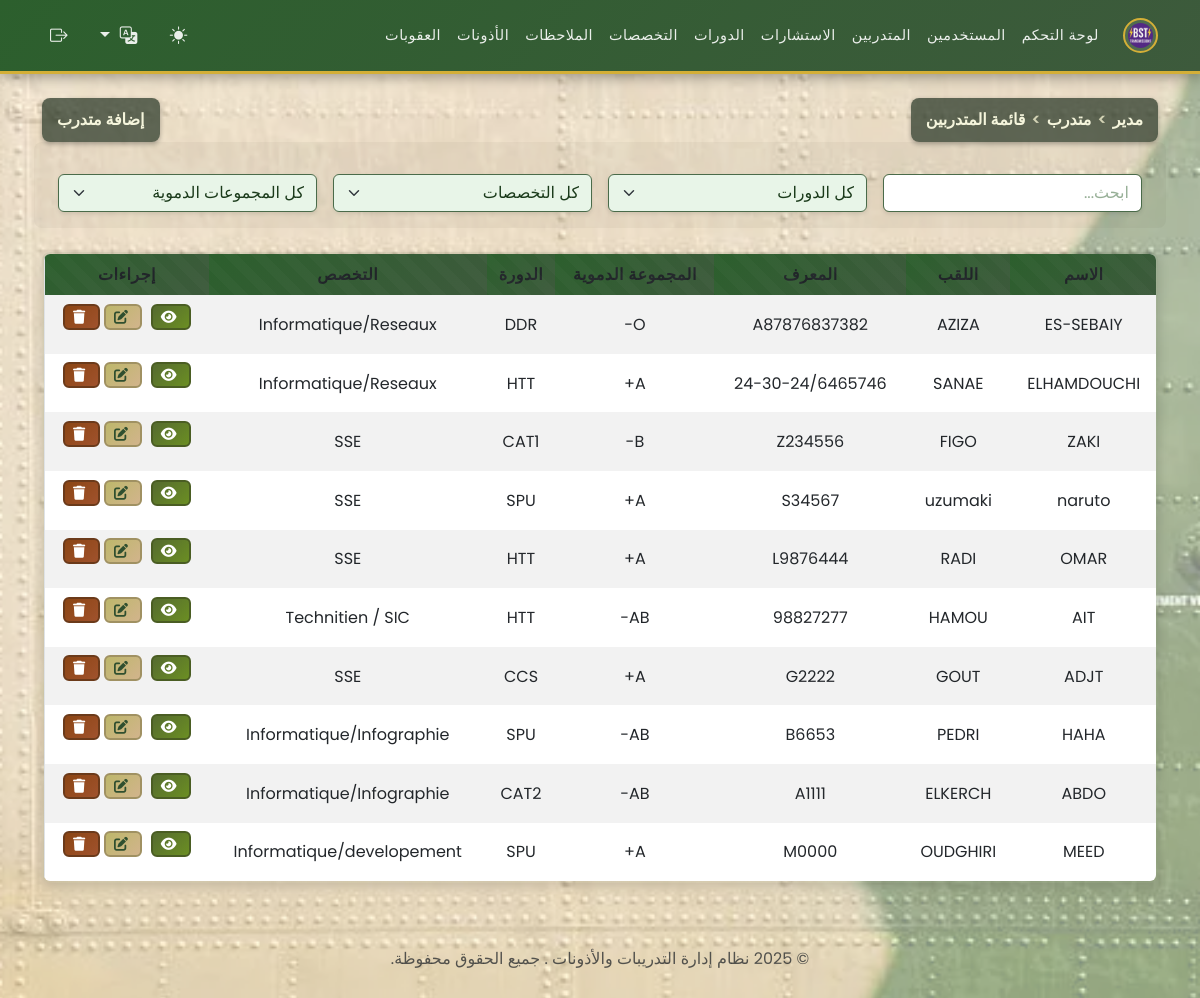
Page /admin/manage_stagiaires.php (signed in) on the committed database.
### tables this page shows
CREATE TABLE `stagiaires` (
  `id` int(11) NOT NULL,
  `matricule` varchar(50) NOT NULL,
  `nom` varchar(100) NOT NULL,
  `prenom` varchar(100) NOT NULL,
  `date_naissance` date DEFAULT NULL,
  `adresse` text DEFAULT NULL,
  `telephone` varchar(20) DEFAULT NULL,
  `email` varchar(100) DEFAULT NULL,
  `groupe_sanguin` enum('A+','A-','B+','B-','AB+','AB-','O+','O-') DEFAULT NULL,
  `photo` varchar(255) DEFAULT NULL,
  `grade` enum('Lieutenant','Sous-Lieutenant','Adjudant Chef','Adjudant','Sergent Chef','Sergent','Caporal Chef','Caporal','2 eme Classe','1er Classe') DEFAULT NULL,
  `date_inscription` date DEFAULT curdate(),
  `id_stage` int(11) NOT NULL,
  `id_specialite` int(11) NOT NULL
);

CREATE TABLE `stages` (
  `id` int(11) NOT NULL,
  `intitule` varchar(150) NOT NULL,
  `date_debut` date DEFAULT NULL,
  `date_fin` date DEFAULT NULL
);

CREATE TABLE `specialites` (
  `id` int(11) NOT NULL,
  `nom_specialite` varchar(150) NOT NULL,
  `description` text DEFAULT NULL
);

### functions.php (called while the page is built, shortened)
<?php
if (isset($_GET['lang'])) {
    $lang = $_GET['lang'];
    $_SESSION['lang'] = $lang;
} elseif (isset($_SESSION['lang'])) {
    $lang = $_SESSION['lang'];
} else {
    $lang = 'ar';
    $_SESSION['lang'] = $lang;
}
$lang_file = __DIR__ . '/lang/' . $lang . '.php';
if (file_exists($lang_file)) {
    $translations = include $lang_file;
} else {
    $translations = include __DIR__ . '/lang/ar.php';
}
?>

### admin/manage_stagiaires.php (the view, shortened to what this page needs)
<?php
require '../functions.php';
$sql = "SELECT s.*, st.intitule AS stage_name, sp.nom_specialite AS specialite_name
        FROM stagiaires s
        JOIN stages st ON s.id_stage = st.id
        JOIN specialites sp ON s.id_specialite = sp.id
        ORDER BY s.id DESC";
$stagiaires = $pdo->query($sql)->fetchAll();
?>
<?php include '../templates/header.php'; ?>
<div class="d-flex justify-content-between align-items-center mb-3">
<div class="breadcrumb-header"><?php echo htmlspecialchars($translations['breadcrumb_admin']); ?> <span>></span> <?php echo htmlspecialchars($translations['breadcrumb_stagiaire']); ?> <span>></span> <?php echo htmlspecialchars($translations['breadcrumb_liste_stagiaires']); ?></div>
<button class="breadcrumb-header" data-bs-toggle="modal"
    data-bs-target="#addStagiaireModal"><?php echo htmlspecialchars($translations['add_trainee'] ?? 'إضافة متدرب'); ?></button>
</div>
<div class="mb-3 row g-3 align-items-center">
    <div class="col">
        <input type="text" id="searchInput" class="form-control"
            placeholder="<?php echo htmlspecialchars($translations['search'] ?? 'ابحث...'); ?>">
    </div>
    <div class="col">
        <select id="filterStage" class="form-select">
            <option value=""><?php echo htmlspecialchars($translations['all_stages'] ?? 'كل الدورات'); ?></option>
        </select>
    </div>
    <div class="col">
        <select id="filterSpecialite" class="form-select">
            <option value=""><?php echo htmlspecialchars($translations['all_specialities'] ?? 'كل التخصصات'); ?>
            </option>
        </select>
    </div>
    <div class="col">
        <select id="filterBloodGroup" class="form-select">
            <option value="">
                <?php echo htmlspecialchars($translations['all_blood_groups'] ?? 'كل المجموعات الدموية'); ?></option>
        </select>
    </div>
</div>
<table class="table table-striped table-responsive" style="border-radius: 0.5rem; overflow: hidden;">
    <thead>
        <tr>
            <th><?php echo htmlspecialchars($translations['last_name'] ?? 'الاسم'); ?></th>
            <th><?php echo htmlspecialchars($translations['first_name'] ?? 'اللقب'); ?></th>
            <th><?php echo htmlspecialchars($translations['id'] ?? 'المعرف'); ?></th>
            <th><?php echo htmlspecialchars($translations['blood_group'] ?? 'المجموعة الدموية'); ?></th>
            <th><?php echo htmlspecialchars($translations['stage'] ?? 'الدورة'); ?></th>
            <th><?php echo htmlspecialchars($translations['speciality'] ?? 'التخصص'); ?></th>
            <th><?php echo htmlspecialchars($translations['actions'] ?? 'إجراءات'); ?></th>
        </tr>
    </thead>
    <tbody id="stagiairesTableBody">
        <?php foreach ($stagiaires as $stagiaire): ?>
            <tr data-stage="<?php echo htmlspecialchars($stagiaire['stage_name']); ?>"
                data-specialite="<?php echo htmlspecialchars($stagiaire['specialite_name']); ?>"
                data-bloodgroup="<?php echo $stagiaire['groupe_sanguin']; ?>"
                id="stagiaireRow<?php echo $stagiaire['id']; ?>">
                <td><?php echo htmlspecialchars($stagiaire['nom']); ?></td>
                <td><?php echo htmlspecialchars($stagiaire['prenom']); ?></td>
                <td><?php echo $stagiaire['matricule']; ?></td>
                <td><?php echo $stagiaire['groupe_sanguin']; ?></td>
                <td><?php echo htmlspecialchars($stagiaire['stage_name']); ?></td>
                <td><?php echo htmlspecialchars($stagiaire['specialite_name']); ?></td>
                <td class="text-center">
                    <a href="profile_stagiaire.php?id=<?php echo $stagiaire['id']; ?>"
                        class="btn btn-sm btn-info me-1"><i class="fas fa-eye"></i></a>
                    <button class="btn btn-sm btn-warning" data-bs-toggle="modal"
                        data-bs-target="#editStagiaireModal<?php echo $stagiaire['id']; ?>"><i class="fas fa-edit"></i></button>
                    <form method="post" action="../actions/delete_stagiaire.php" style="display:inline-block;"
                        onsubmit="return confirm('<?php echo htmlspecialchars($translations['confirm_delete_trainee']); ?>');">
                        <button type="submit"
                            class="btn btn-sm btn-danger"><i class="fas fa-trash"></i></button>
                    </form>
                </td>
            </tr>
        <?php endforeach; ?>
    </tbody>
</table>
<?php include '../templates/footer.php'; ?>

### rows in the picture
stagiaires: nom "ES-SEBAIY", prenom "AZIZA", matricule "A87876837382", groupe_sanguin "O-", id_stage.intitule "DDR", id_specialite.nom_specialite "Informatique/Reseaux"
stagiaires: nom "ELHAMDOUCHI", prenom "SANAE", matricule "24-30-24/6465746", groupe_sanguin "A+", id_stage.intitule "HTT", id_specialite.nom_specialite "Informatique/Reseaux"
stagiaires: nom "ZAKI", prenom "FIGO", matricule "Z234556", groupe_sanguin "B-", id_stage.intitule "CAT1", id_specialite.nom_specialite "SSE"
stagiaires: nom "naruto", prenom "uzumaki", matricule "S34567", groupe_sanguin "A+", id_stage.intitule "SPU", id_specialite.nom_specialite "SSE"
stagiaires: nom "OMAR", prenom "RADI", matricule "L9876444", groupe_sanguin "A+", id_stage.intitule "HTT", id_specialite.nom_specialite "SSE"
stagiaires: nom "AIT", prenom "HAMOU", matricule "98827277", groupe_sanguin "AB-", id_stage.intitule "HTT", id_specialite.nom_specialite "Technitien / SIC"
stagiaires: nom "ADJT", prenom "GOUT", matricule "G2222", groupe_sanguin "A+", id_stage.intitule "CCS", id_specialite.nom_specialite "SSE"
stagiaires: nom "HAHA", prenom "PEDRI", matricule "B6653", groupe_sanguin "AB-", id_stage.intitule "SPU", id_specialite.nom_specialite "Informatique/Infographie"
stagiaires: nom "ABDO", prenom "ELKERCH", matricule "A1111", groupe_sanguin "AB-", id_stage.intitule "CAT2", id_specialite.nom_specialite "Informatique/Infographie"
stagiaires: nom "MEED", prenom "OUDGHIRI", matricule "M0000", groupe_sanguin "A+", id_stage.intitule "SPU", id_specialite.nom_specialite "Informatique/developement"

### other values in the picture
$translations['dashboard'] "لوحة التحكم"
$translations['users'] "المستخدمين"
$translations['trainees'] "المتدربين"
$translations['consultations'] "الاستشارات"
$translations['stages'] "الدورات"
$translations['specialities'] "التخصصات"
$translations['notes'] "الملاحظات"
$translations['permissions'] "الأذونات"
$translations['sanctions'] "العقوبات"
$translations['breadcrumb_admin'] "مدير"
$translations['breadcrumb_stagiaire'] "متدرب"
$translations['breadcrumb_liste_stagiaires'] "قائمة المتدربين"
$translations['add_trainee'] "إضافة متدرب"
$translations['last_name'] "الاسم"
$translations['first_name'] "اللقب"
